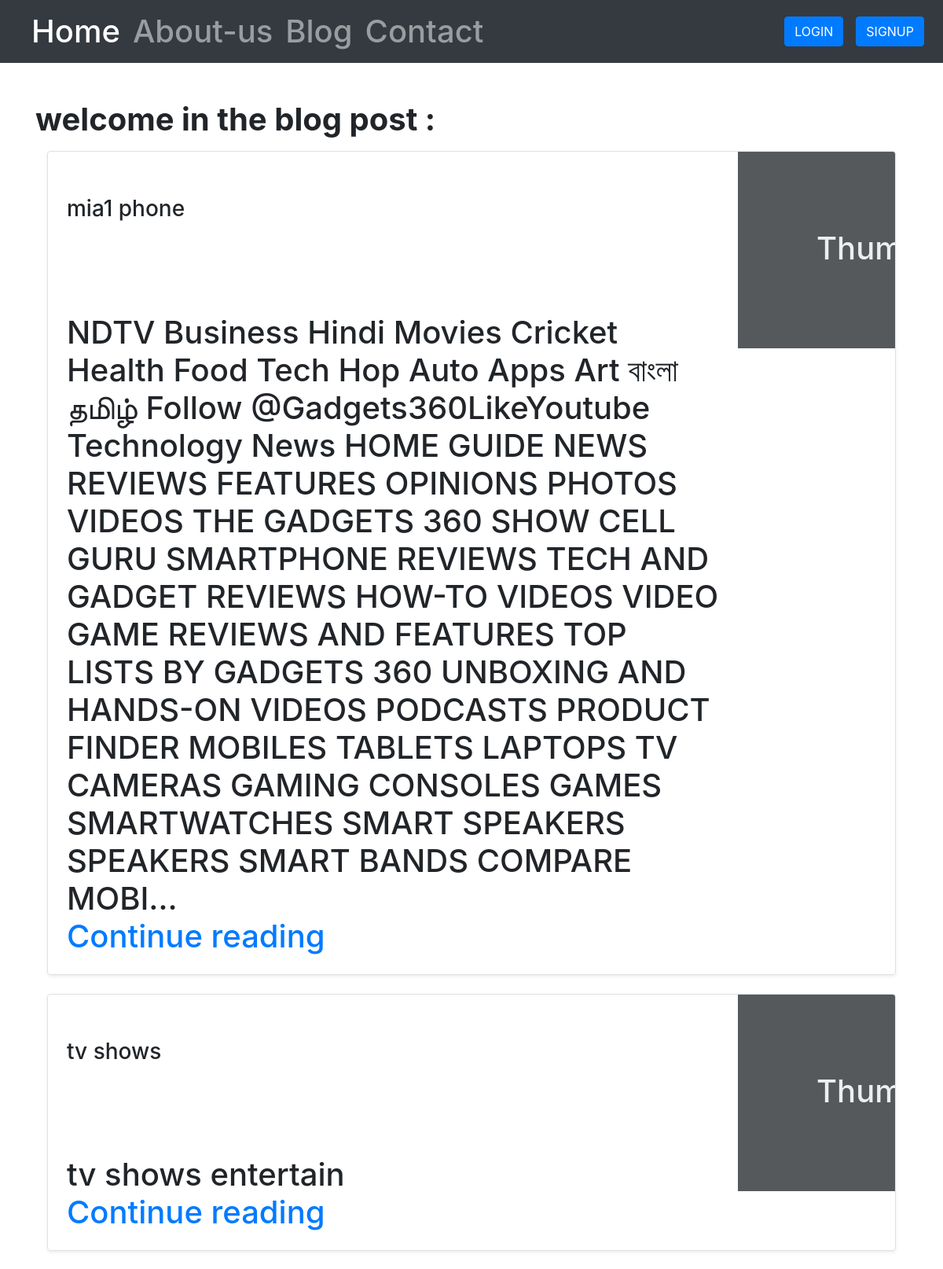
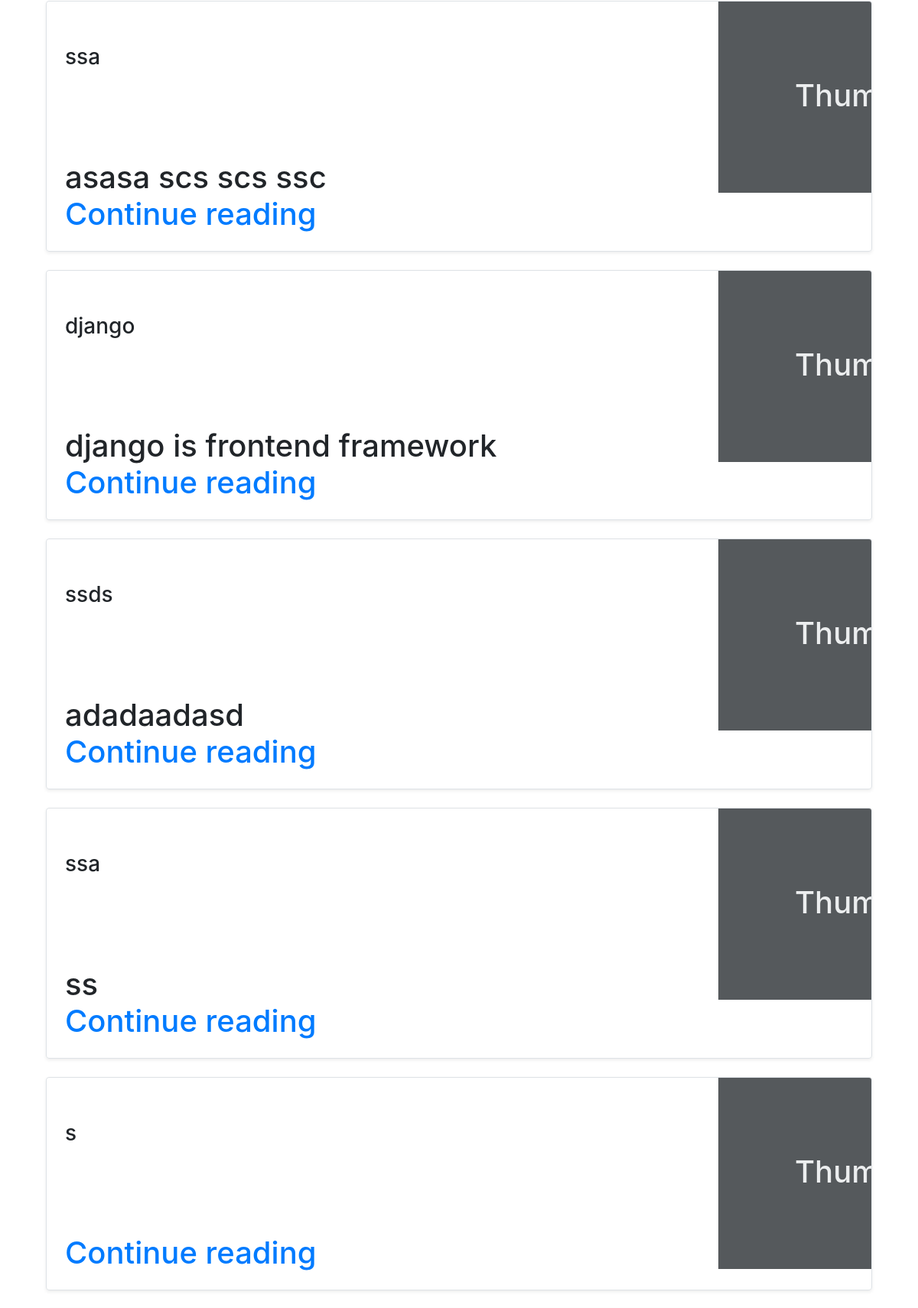
The page /blogpage/ (upper part) on the database its author committed (2 pictures, top to bottom).
### blogpage/models.py (models this page shows, shortened)
class Post(models.Model):
    sno= models.AutoField(primary_key=True)
    title=models.CharField(max_length=25)
    content=models.CharField(max_length=2000)
    slug=models.CharField(max_length=130)
    author=models.CharField(max_length=20)
    timestamp=models.DateTimeField(auto_now_add=True,blank=True)

### blogpage/views.py (the view)
# urls.py: path('', views.bloghome , name ='bloghome'),
def bloghome(request):
    allposts = Post.objects.all()
    context={'allposts': allposts}
    return render(request,'blogpage/bloghome.html',context)

### templates/blogpage/bloghome.html (shortened to what this page needs)
 {% extends 'base.html' %}
{% block body%}
<div class="container my-5">
<h1><b>welcome in the blog post :</b> </h1>
{% for post in allposts %}
<div class="container my-3">
<div class="row no-gutters border rounded overflow-hidden flex-md-row mb-4 shadow-sm h-md-250 position-relative">
        <div class="col p-4 d-flex flex-column position-static">
          <h3 class="mb-0">{{post.title}}</h3>
          <div class="mb-1 text-muted">{{post.datetime}}</div><br></br>
          <p class="mb-auto my-3">{{post.content| truncatechars:500}}</p>
          <a href="/blogpage/{{post.slug}}" role="button" class="stretched-link">Continue reading</a>
        </div>
        <div class="col-auto d-none d-lg-block">
          <svg class="bd-placeholder-img" width="200" height="250" xmlns="http://www.w3.org/2000/svg" preserveAspectRatio="xMidYMid slice" focusable="false" role="img" aria-label="Placeholder: Thumbnail"><title>Placeholder</title><rect width="100%" height="100%" fill="#55595c"></rect><text x="50%" y="50%" fill="#eceeef" dy=".3em">Thumbnail</text></svg>
        </div>
      </div>
      </div>
    {% endfor %}
      </div>
{%endblock body%}

### templates/base.html (shortened to what this page needs)
<!doctype html>
<html lang="en">
  <head>
    <link rel="stylesheet" href="https://stackpath.bootstrapcdn.com/bootstrap/4.5.0/css/bootstrap.min.css">
  </head>
  <body>
    <h1><nav class="navbar navbar-expand-lg navbar-dark bg-dark">
  <div class="collapse navbar-collapse" id="navbarSupportedContent">
    <ul class="navbar-nav mr-auto">
      <li class="nav-item active">
        <a class="nav-link" href="/">Home <span class="sr-only">(current)</span></a>
      </li>
      <li class="nav-item">
        <a class="nav-link" href="/about">About-us</a>
      </li>
      <li class="nav-item">
        <a class="nav-link" href="/blogpage"> Blog </a>
      </li>
      <li class="nav-item">
        <a class="nav-link" href="/contact"> Contact </a>
      </li>
    </ul>
  </div>
{% if user.is_authenticated  %}
<p class="text-primary"> welcome,{{user.username}}</p>
 <ul class="navbar-nav mr-auto">
 <li class="nav-item dropdown">
        <a class="nav-link dropdown-toggle" href="#" id="navbarDropdown" role="button" data-toggle="dropdown" aria-haspopup="true" aria-expanded="false">
          Dropdown
        </a>
        <div class="dropdown-menu" aria-labelledby="navbarDropdown">
          <a class="dropdown-item" href="/logout">logout</a>
          <a class="dropdown-item" href="/addpost">addpost</a>
        </div>
      </li>
{% else %}
<button type="button" class="btn btn-primary mx-2" data-toggle="modal" data-target="#loginModal">
  LOGIN
</button>
<button type="button" class="btn btn-primary mx-2" data-toggle="modal" data-target="#signupModal">
  SIGNUP
</button>
{% endif %}
</nav>
{%block body%}
{%endblock body%}
  </body>
</html>

### rows shown on the page
Post: title "mia1 phone", content "NDTV Business Hindi Movies Cricket Health Food Tech Hop Auto Apps Art বাংলা தமிழ் Follow @Gadgets360LikeYoutube Technology News HOME GUIDE NEWS REVIEWS FEATURES OPINIONS PHOTOS VIDEOS THE GADGETS 360 SHOW CELL GURU SMARTPHONE REVIEWS TECH AND GADGET REVIEWS HOW-TO VIDEOS VIDEO GAME REVIEWS AND FEATURES TOP LISTS BY GADGETS 360 UNBOXING AND HANDS-ON VIDEOS PODCASTS PRODUCT FINDER MOBILES TABLETS LAPTOPS TV CAMERAS GAMING CONSOLES GAMES SMARTWATCHES SMART SPEAKERS SPEAKERS SMART BANDS COMPARE MOBI…"
Post: title "tv shows", content "tv shows entertain"
Post: title "ssa", content "asasa scs scs ssc"
Post: title "django", content "django is frontend framework"
Post: title "ssds", content "adadaadasd"
Post: title "ssa", content "ss"
Post: title "s"
